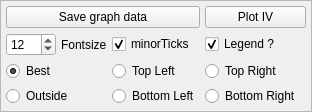
            <widget class="QWidget" name="Options">
             <attribute name="title">
              <string>Options</string>
             </attribute>
             <layout class="QGridLayout" name="gridLayout_17">
              <property name="leftMargin">
               <number>0</number>
              </property>
              <property name="topMargin">
               <number>0</number>
              </property>
              <property name="rightMargin">
               <number>0</number>
              </property>
              <property name="bottomMargin">
               <number>0</number>
              </property>
              <property name="spacing">
               <number>0</number>
              </property>
              <item row="0" column="0">
               <widget class="QFrame" name="frame_JV">
                <property name="sizePolicy">
                 <sizepolicy hsizetype="Expanding" vsizetype="Expanding">
                  <horstretch>0</horstretch>
                  <verstretch>0</verstretch>
                 </sizepolicy>
                </property>
                <property name="frameShape">
                 <enum>QFrame::StyledPanel</enum>
                </property>
                <property name="frameShadow">
                 <enum>QFrame::Raised</enum>
                </property>
                <layout class="QGridLayout" name="gridLayout_4">
                 <property name="leftMargin">
                  <number>5</number>
                 </property>
                 <property name="topMargin">
                  <number>5</number>
                 </property>
                 <property name="rightMargin">
                  <number>5</number>
                 </property>
                 <property name="bottomMargin">
                  <number>5</number>
                 </property>
                 <property name="spacing">
                  <number>5</number>
                 </property>
                 <item row="5" column="2">
                  <widget class="QRadioButton" name="radioButton_JVtopleft">
                   <property name="text">
                    <string>Top Left</string>
                   </property>
                  </widget>
                 </item>
                 <item row="0" column="0" colspan="3">
                  <widget class="QPushButton" name="pushButton_SaveJV">
                   <property name="text">
                    <string>Save graph data</string>
                   </property>
                  </widget>
                 </item>
                 <item row="5" column="0">
                  <widget class="QRadioButton" name="radioButton_JVBest">
                   <property name="text">
                    <string>Best</string>
                   </property>
                   <property name="checked">
                    <bool>true</bool>
                   </property>
                  </widget>
                 </item>
                 <item row="6" column="2">
                  <widget class="QRadioButton" name="radioButton_JVbottomleft">
                   <property name="text">
                    <string>Bottom Left</string>
                   </property>
                  </widget>
                 </item>
                 <item row="2" column="3">
                  <widget class="QCheckBox" name="checkBox_JVLegend">
                   <property name="text">
                    <string>Legend ?</string>
                   </property>
                   <property name="checked">
                    <bool>true</bool>
                   </property>
                  </widget>
                 </item>
                 <item row="2" column="0">
                  <widget class="QSpinBox" name="spinBox_JVfontsize">
                   <property name="value">
                    <number>12</number>
                   </property>
                  </widget>
                 </item>
                 <item row="5" column="3">
                  <widget class="QRadioButton" name="radioButton_JVtopright">
                   <property name="text">
                    <string>Top Right</string>
                   </property>
                  </widget>
                 </item>
                 <item row="6" column="3">
                  <widget class="QRadioButton" name="radioButton_JVbottomright">
                   <property name="text">
                    <string>Bottom Right</string>
                   </property>
                  </widget>
                 </item>
                 <item row="0" column="3" colspan="2">
                  <widget class="QPushButton" name="pushButton_PlotJV">
                   <property name="text">
                    <string>Plot IV</string>
                   </property>
                  </widget>
                 </item>
                 <item row="6" column="0" colspan="2">
                  <widget class="QRadioButton" name="radioButton_JVoutside">
                   <property name="text">
                    <string>Outside</string>
                   </property>
                  </widget>
                 </item>
                 <item row="2" column="1">
                  <widget class="QLabel" name="label_10">
                   <property name="text">
                    <string>Fontsize</string>
                   </property>
                  </widget>
                 </item>
                 <item row="2" column="2">
                  <widget class="QCheckBox" name="checkBox_MinorTicksJV">
                   <property name="text">
                    <string>minorTicks</string>
                   </property>
                   <property name="checked">
                    <bool>true</bool>
                   </property>
                  </widget>
                 </item>
                </layout>
               </widget>
              </item>
             </layout>
            </widget>
